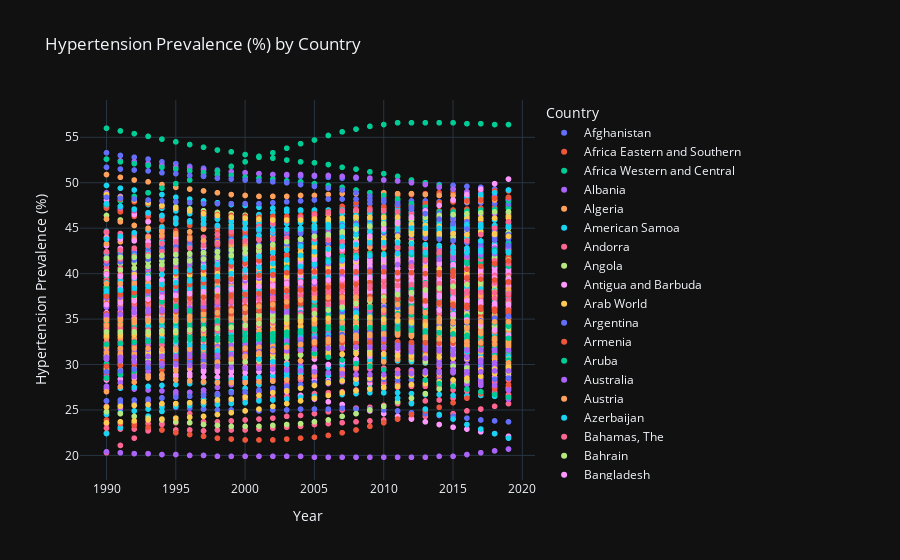

This figure's notebook cell:
### Markdown cell above
## Hypertension Adults Analysis

### Code cell
# Generate the list of column names for the years 1990 to 2023
year_columns = [f'{year} [YR{year}]' for year in range(1990, 2020)]
new_col_names = {col: int(col.split(' ')[0]) for col in year_columns} # Create a dictionary to rename the columns

# Filter the DataFrame for the specific Series Name and select the year columns
filtered_adult_hypertension = hypertension_adults[
    hypertension_adults['Series Name'] == "Prevalence of hypertension (% of adults ages 30-79)"
][['Country Name'] + year_columns]

# Change the column names to the year values
filtered_adult_hypertension = filtered_adult_hypertension.rename(columns=new_col_names)
filtered_adult_hypertension = filtered_adult_hypertension.rename(columns={'Country Name': 'Country'})

# Change only year columns names to numeric 
year_columns_numeric = list(new_col_names.values())
filtered_adult_hypertension[year_columns_numeric] = filtered_adult_hypertension[year_columns_numeric].apply(pd.to_numeric, errors='coerce')

# Convert the DataFrame to a long format
filtered_adult_hypertension = filtered_adult_hypertension.melt(id_vars='Country', var_name='Year', value_name='Hypertension Prevalence (%)')

# Plot the data 
fig = px.scatter(filtered_adult_hypertension, x='Year', y='Hypertension Prevalence (%)', color='Country', title='Hypertension Prevalence (%) by Country', template="plotly_dark")
fig.show()
